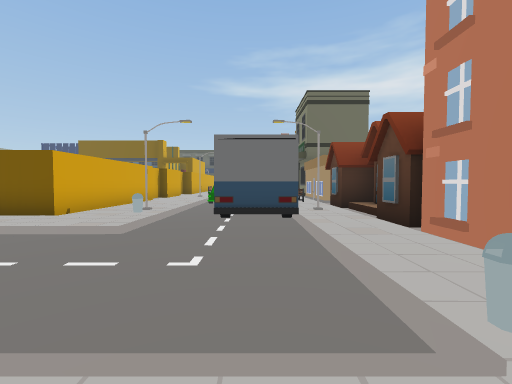
[1] (above)

24 first-person views from a walk through a scene from a Unity 3-D project. The camera is 1.4 m above the floor, tilts 2° down and sees 90° across. The floor is counted in squares, 2 m on a side. Each view is taken from the middle of a square. On the plan, view 1 faces up. The plan holds only what a view shows up to about 9 squares ahead; the rest is blank. The place goes on beyond the plan. Some animated figures are left out. Door leaves are left out, so doorways stand open.

[2]
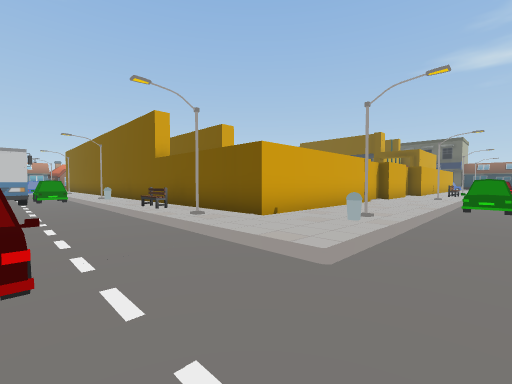

[3]
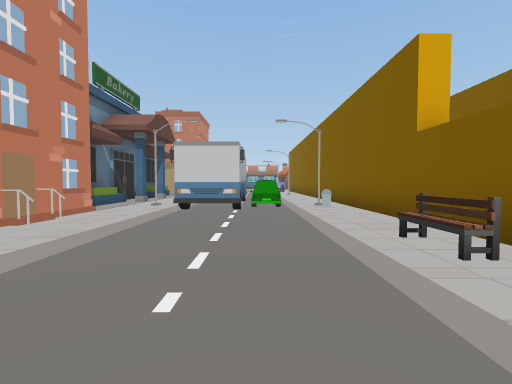

[4]
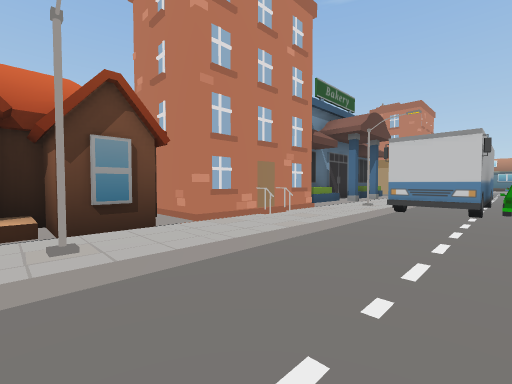

[5]
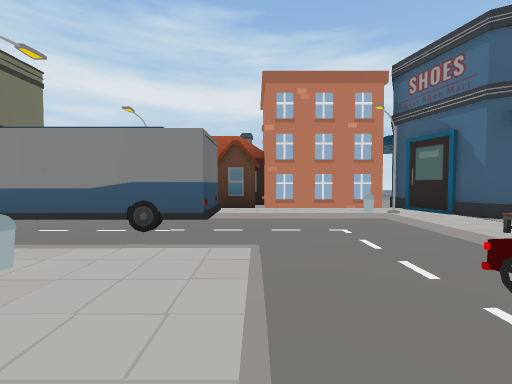

[6]
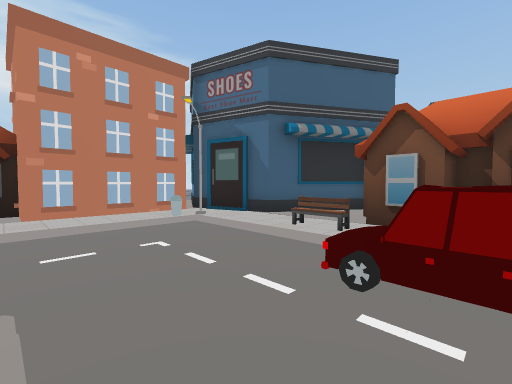

[7]
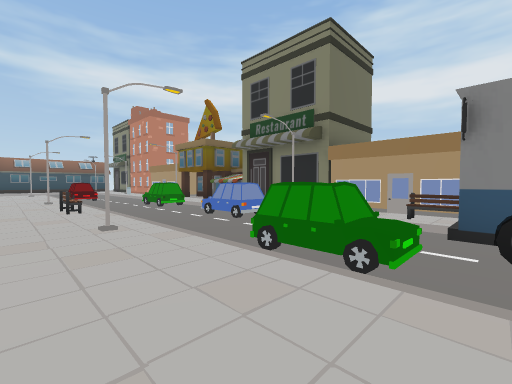

[8]
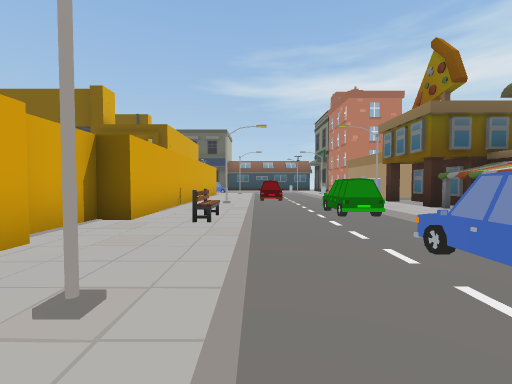

[9]
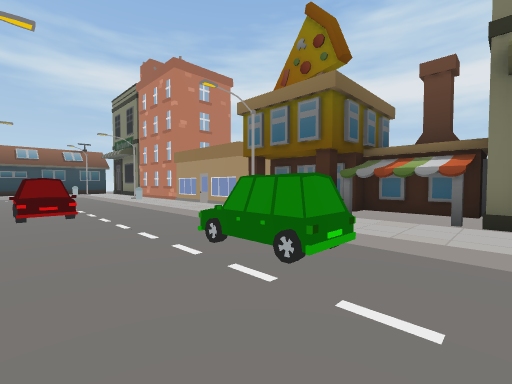

[10]
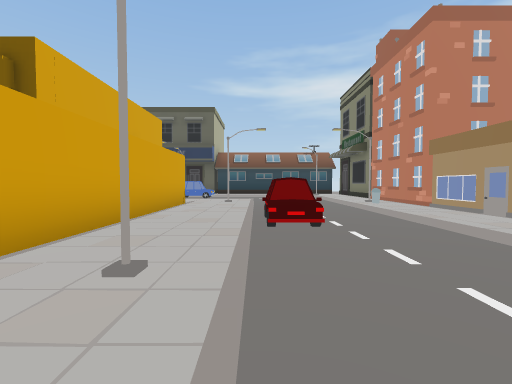

[11]
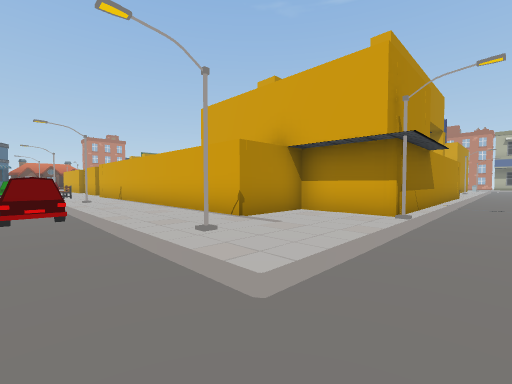

[12]
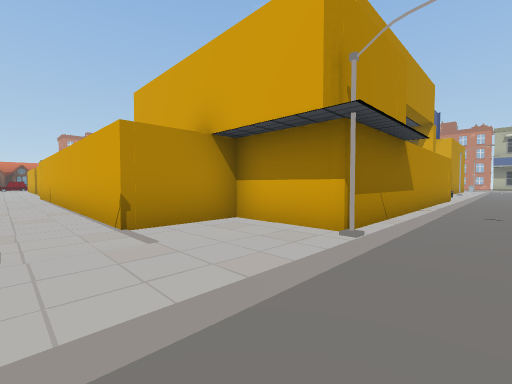

[13]
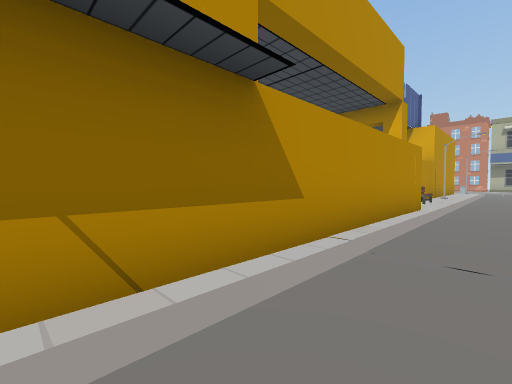

[14]
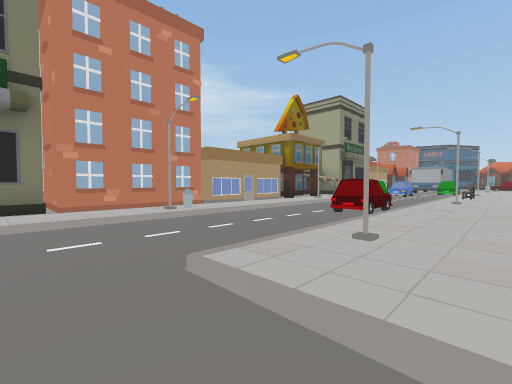

[15]
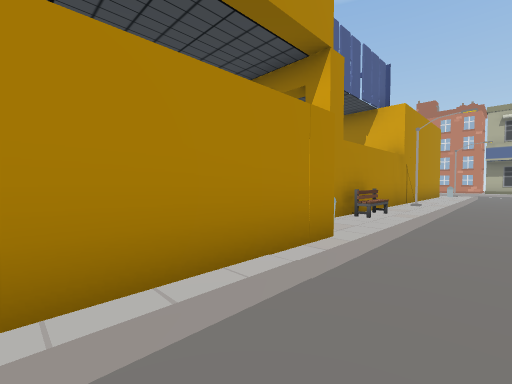

[16]
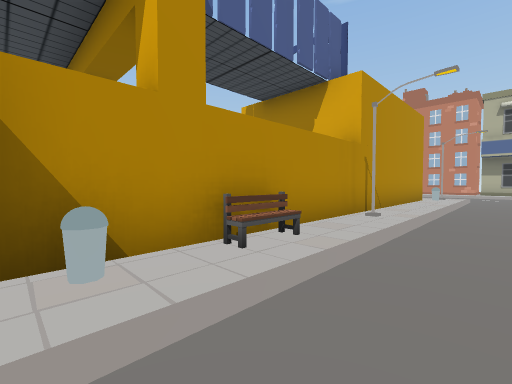

[17]
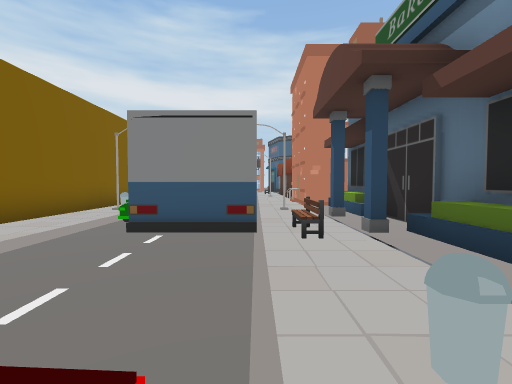

[18]
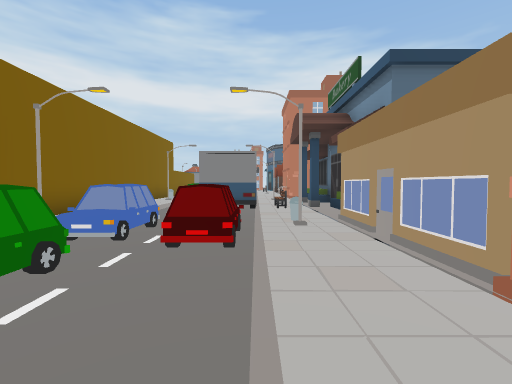

[19]
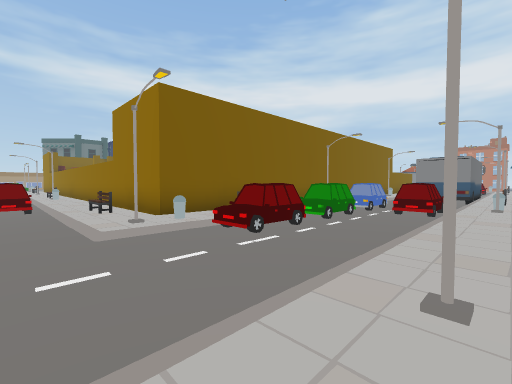

[20]
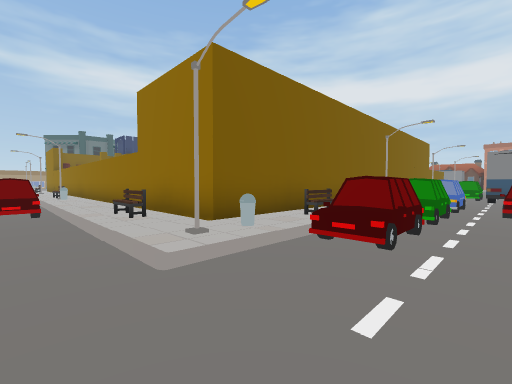

[21]
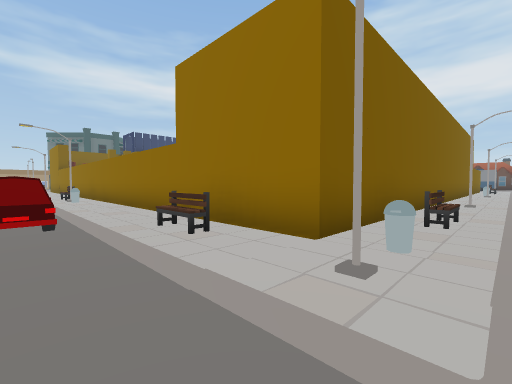

[22]
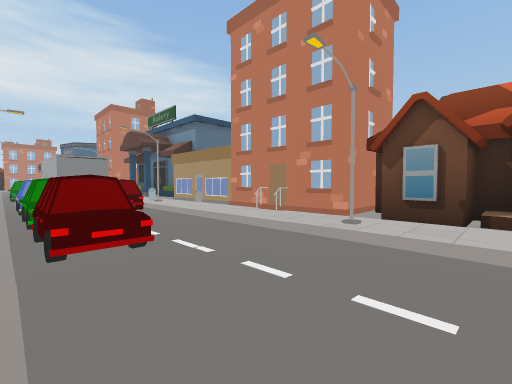

[23]
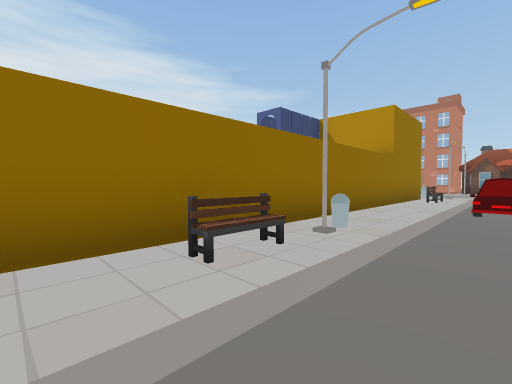

[24]
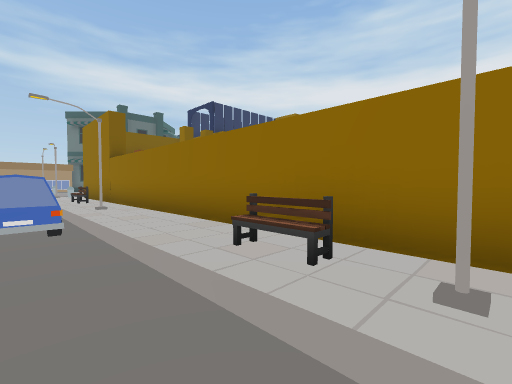

### Floor plan
Key: @ floor where view 1 was taken; # wall or solid block; . main floor; : floor 0.25 m higher than the main floor; - floor 0.25 m lower than the main floor; / step, stairs or slope; D open door; B bin; C car; E bench; U building; O other object.
Columns run from 27 left of view 1 to 4 right of it. Each row starts with its distance up from view 1.
 29  ---------------------------/.UU
 28  /////////////////////////--/.O#
 27   O.....#..E#B########.../--/.##
 26                      #..#/--/B#
 25                        #./--/.#
 24  /E                    #./--/.#
 23  /E#                   #./C-/.O
 22  /.#                   #.CC-/.#
 21  //#                   #./--/.
 20  /.#                   #//--/#.
 19 C/.#                   #./-/ ..
 18 C/.D                   #./-C/.OO
 17 -/.D                  ##//-//.OO
 16 -/E                   #.E/--/.OO
 15 -/E                   #../--  UU
 14 -/B                    ../-C  UU
 13 -/.                    .#/--  OO
 12 -/.                    ../-   #
 11 -/.                   #../C /.#
 10 //.                   #..CC-/E#
  9 C/.                   #../OO .
  8 -/.#                  #../-O .
  7 -/E#                  #.//-O/#
  6 -/.#  ##  ### # #######.B/-O/.O
  5 -/#B.E../......O...EE./../-O/.#
  4 -/////////////////////////--/.##
  3 ---CCCC-CC---CC-------------/.#
  2 -------CC--OO  O-------CC---/.#
  1 ////////////O  O///////  ///OO#
  0 ..#..... B..E......./.#  E.@B#.
 -1 :#.##OO###..U.U..O#O/#:O#..#####
 -2 O###      UUUUUUU   ######.#
 -3           U     O        ##

Where each view was taken, in squares from view 1:
view 1: 0 up, 0 right, facing up
view 2: 2 up, 1 left, facing up-left
view 3: 3 up, 5 left, facing left
view 4: 3 up, 5 left, facing down-left
view 5: 4 up, 5 left, facing right
view 6: 4 up, 4 left, facing down-right
view 7: 9 up, 4 left, facing up-right
view 8: 12 up, 2 left, facing up
view 9: 16 up, 2 left, facing up-right
view 10: 18 up, 2 left, facing up
view 11: 29 up, 1 left, facing down-left
view 12: 29 up, 3 left, facing down-left
view 13: 29 up, 7 left, facing down-left
view 14: 29 up, 4 left, facing down-right
view 15: 29 up, 11 left, facing down-left
view 16: 29 up, 14 left, facing down-left
view 17: 1 up, 19 left, facing right
view 18: 1 up, 23 left, facing right
view 19: 0 up, 27 left, facing up-right
view 20: 2 up, 27 left, facing up-right
view 21: 4 up, 27 left, facing up-right
view 22: 4 up, 27 left, facing down-right
view 23: 17 up, 27 left, facing down-right
view 24: 14 up, 27 left, facing up-right
